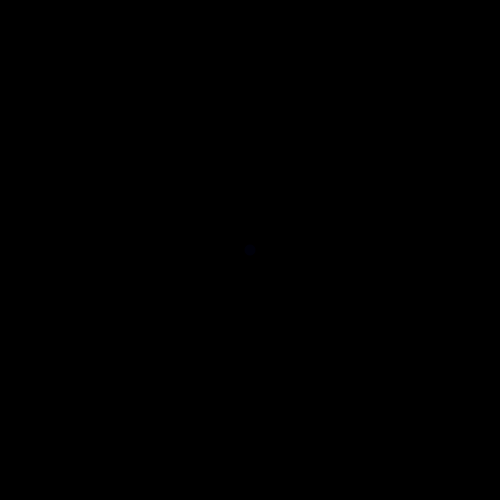
Frame 1 (no input)
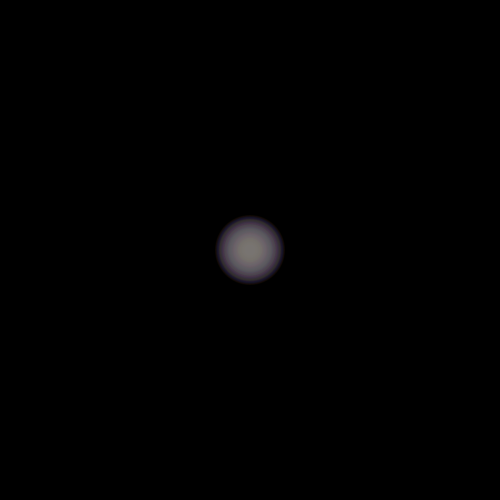
Frame 60 (the mouse pressed at the canvas centre just before this capture)
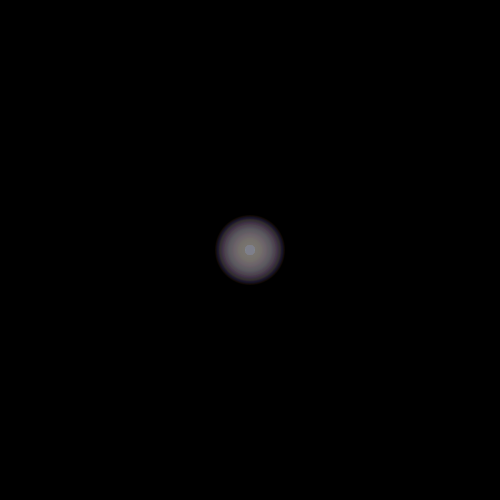
Frame 120 (the mouse held since frame 60 and released just before this capture)

The Processing sketch that drew these frames (run headless with seeded random() and noise(); from frame 60 on, the mouse is pressed at the canvas centre):

// Processing sketch: processing_178758
// ── processing_178758.pde

int counter;

void setup() {  //setup function called initially, only once
  size(500, 500);
  background(0);  //set background white
  colorMode(HSB);   //set colors to Hue, Saturation, Brightness mode
  counter = 10;
}

void draw() {  //draw function loops 
  counter++;
  noStroke();
  fill(random(255),255,255,10);
  
  if(mousePressed == true) { //add some interaction
    ellipse(mouseX, mouseY, 10, 10);
  }
  else {
    ellipse(width/2, height/2, 1*(counter), 1*(counter));
  }
}
